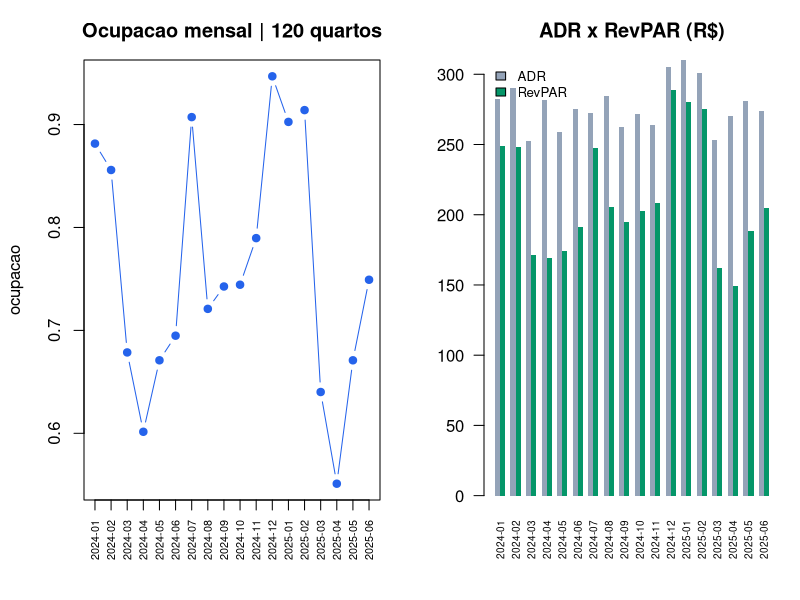

Generate this figure with R:
# Hotel: ocupacao, ADR, RevPAR e cancelamentos por canal

dir.create("outputs", showWarnings = FALSE)
set.seed(430)

QUARTOS <- 120
MESES <- 18
CANAIS <- c("direto", "OTA", "corporativo")

gerar_ocupacao <- function() {
  periodo <- seq(as.Date("2024-01-01"), by = "month", length.out = MESES)
  mes_num <- as.integer(format(periodo, "%m"))

  # alta temporada dez-fev e julho; baixa em fev/mar pos ferias
  fator_ocupacao <- c(0.92, 0.88, 0.62, 0.58, 0.66, 0.72,
                      0.90, 0.74, 0.70, 0.76, 0.80, 0.95)[mes_num]

  data.frame(
    mes = format(periodo, "%Y-%m"),
    ocupacao = pmin(0.98, fator_ocupacao * rnorm(MESES, 1, 0.04)),
    adr = round(pmax(180, (260 + 90 * (fator_ocupacao - 0.6)) * rnorm(MESES, 1, 0.05)), 2),
    cancelamento_pct = round(rnorm(MESES, 11, 2.5), 1),
    canal = sample(CANAIS, MESES, replace = TRUE, prob = c(0.35, 0.45, 0.20))
  )
}

hotel <- gerar_ocupacao()
hotel$revpar <- round(hotel$ocupacao * hotel$adr, 2)

cat("=== OCUPACAO / ADR / REVPAR POR MES ===\n")
print(hotel[, c("mes", "ocupacao", "adr", "revpar", "cancelamento_pct")], row.names = FALSE)

melhor_mes <- hotel[which.max(hotel$revpar), ]
media_revpar <- mean(hotel$revpar)
cat(sprintf("\nMelhor mes: %s (RevPAR R$ %.2f) | media do periodo: R$ %.2f\n",
            melhor_mes$mes, melhor_mes$revpar, media_revpar))

# --- cancelamentos por canal -------------------------------------------------
cancel_canal <- aggregate(cancelamento_pct ~ canal, data = hotel, FUN = mean)
cancel_canal$cancelamento_pct <- round(cancel_canal$cancelamento_pct, 1)
cancel_canal <- cancel_canal[order(-cancel_canal$cancelamento_pct), ]

cat("\n=== CANCELAMENTO MEDIO POR CANAL (%) ===\n")
print(cancel_canal, row.names = FALSE)

pior_canal <- cancel_canal[1, ]
cat(sprintf("Canal '%s' cancela mais; negociar penalidade ou pre-pagamento.\n",
            pior_canal$canal))

# --- resumo por canal (receita aproximada) -----------------------------------
hotel$receita_estimada <- QUARTOS * 30 * hotel$ocupacao * hotel$adr * (1 - hotel$cancelamento_pct / 100)
receita_canal <- tapply(hotel$receita_estimada, hotel$canal, sum)
cat("\n=== RECEITA ESTIMADA POR CANAL (R$ mil) ===\n")
print(round(receita_canal / 1000, 1))

# --- grafico -----------------------------------------------------------------
png("outputs/hotel_ocupacao.png", width = 1150, height = 460, res = 110)
par(mfrow = c(1, 2), mar = c(5, 4.2, 3, 1))

plot(hotel$ocupacao, type = "b", col = "#2563eb", pch = 19,
     xlab = "", ylab = "ocupacao", xaxt = "n",
     main = paste("Ocupacao mensal |", QUARTOS, "quartos"))
axis(1, at = seq_len(MESES), labels = substr(hotel$mes, 1, 7), las = 2, cex.axis = 0.65)

barplot(t(cbind(adr = hotel$adr, revpar = hotel$revpar)),
        beside = TRUE, col = c("#94a3b8", "#059669"), border = NA,
        names.arg = substr(hotel$mes, 1, 7), las = 2, cex.names = 0.6,
        main = "ADR x RevPAR (R$)", legend.text = c("ADR", "RevPAR"),
        args.legend = list(x = "topleft", bty = "n", cex = 0.8))

dev.off()

write.csv(hotel, "outputs/hotel_resumo.csv", row.names = FALSE)
cat("\nPainel e CSV salvos em outputs/\n")
